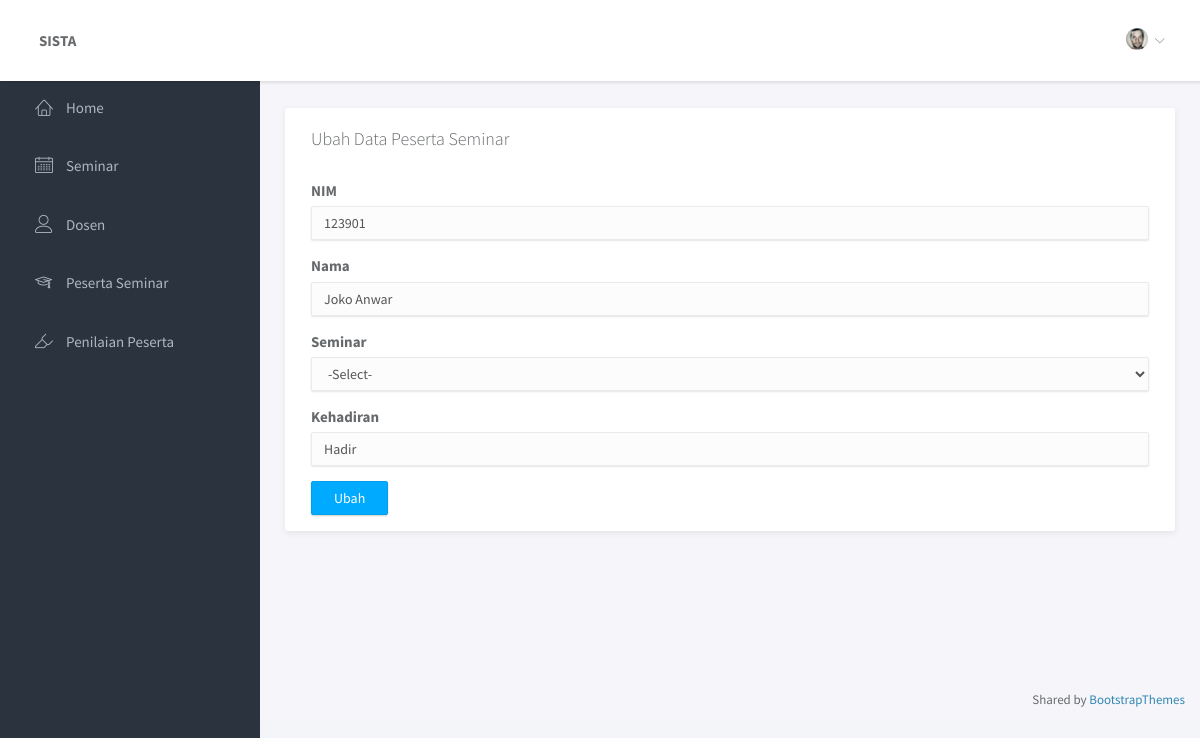
The app's page /peserta/ubah/1 with its own data.
### tables this page shows
CREATE TABLE `peserta_seminar` (
  `id` int(11) NOT NULL,
  `nim` varchar(10) DEFAULT NULL,
  `nama` varchar(45) DEFAULT NULL,
  `seminar_id` int(11) NOT NULL,
  `kehadiran` varchar(10) DEFAULT NULL
);

### application/controllers/Peserta.php (called while the page is built, shortened)
<?php
class Peserta extends CI_Controller{
    public function __construct()
    {
        $this->load->model('peserta_model');
    }
    public function ubah($id)
    {
        $validation = $this->form_validation;
        $data['peserta'] = $this->peserta_model->getById($id);
        $validation->set_rules('nim', 'NIM', 'required');
        $validation->set_rules('nama', 'Nama', 'required');
        $validation->set_rules('seminar_id', 'Seminar', 'required');
        $validation->set_rules('kehadiran', 'Kehadiran', 'required');
        if($validation->run() == FALSE)
        {
            $this->load->model('seminar_model');
            $data['list_seminar'] = $this->seminar_model->getAll();
            $this->load->view('layout/header');
            $this->load->view('peserta/ubah', $data);
            $this->load->view('layout/footer');
        } else {
            $this->peserta_model->ubahPeserta();
            redirect('peserta');
        }
    }
}
?>

### index.php (called while the page is built, shortened)
<?php
require_once BASEPATH.'core/CodeIgniter.php';

### application/models/Peserta_model.php (called while the page is built, shortened)
<?php
class Peserta_model extends CI_Model{
    public $_table = 'peserta_seminar';
    public function getById($id)
    {
        return $this->db->get_where($this->_table, ['id' => $id])->row_array();
    }
}
?>

### application/views/peserta/ubah.php (the view, shortened to what this page needs)
<div class="panel">
    <div class="panel-heading">
        <h3 class="panel-title">Ubah Data Peserta Seminar</h3>
    </div>
    <div class="panel-body">
    <div class="card">
        <div class="card-body">
            <form action="" method="post">
                <div class="form-group">
                    <label for="nim">NIM</label>
                    <input type="text" class="form-control" id="nim" name="nim" value="<?= $peserta['nim'] ?>">
                </div>
                <div class="form-group">
                    <label for="nama">Nama</label>
                    <input type="text" class="form-control" id="nama" name="nama" value="<?= $peserta['nama'] ?>">
                </div>
                <div class="form-group">
                    <label for="seminar_id">Seminar</label>
                    <select name="seminar_id" id="seminar_id" class="form-control" value="<?= $peserta['seminar_id'] ?>">
                        <option value="">-Select-</option>
                    </select>
                </div>
                <div class="form-group">
                    <label for="kehadiran">Kehadiran</label>
                    <input type="text" class="form-control" id="kehadiran" name="kehadiran" value="<?= $peserta['kehadiran'] ?>">
                </div>
                <button type="submit" class="btn btn-primary float-right" name="ubah">Ubah</button>
            </form>
        </div>
    </div>
</div>

### public/assets/css/main.css (style rules this page uses)
html { position: relative; min-height: 100%; }
body { background-color: #F3F5F8; font-family: "Source Sans Pro", sans-serif; font-size: 15px; color: #676a6d; }
.form-control { -moz-box-shadow: 0px 1px 2px 0 rgba(0, 0, 0, 0.1); -webkit-box-shadow: 0px 1px 2px 0 rgba(0, 0, 0, 0.1); box-shadow: 0px 1px 2px 0 rgba(0, 0, 0, 0.1); -webkit-border-radius: 2px; -moz-border-radius: 2px; border-radius: 2px; border-color: #eaeaea; background-color: #fcfcfc; }
.btn { -webkit-border-radius: 2px; -moz-border-radius: 2px; border-radius: 2px; -moz-box-shadow: 0px 1px 2px 0 rgba(0, 0, 0, 0.2); -webkit-box-shadow: 0px 1px 2px 0 rgba(0, 0, 0, 0.2); box-shadow: 0px 1px 2px 0 rgba(0, 0, 0, 0.2); padding: 6px 22px; }
.btn-primary { background-color: #00AAFF; border-color: #00a0f0; }
.panel { -webkit-border-radius: 3px; -moz-border-radius: 3px; border-radius: 3px; -moz-box-shadow: 0 2px 6px rgba(0, 0, 0, 0.08); -webkit-box-shadow: 0 2px 6px rgba(0, 0, 0, 0.08); box-shadow: 0 2px 6px rgba(0, 0, 0, 0.08); background-color: #fff; margin-bottom: 30px; }
.panel .panel-heading, .panel .panel-body, .panel .panel-footer { padding-left: 25px; padding-right: 25px; }
.panel .panel-heading { padding-top: 20px; padding-bottom: 20px; position: relative; }
.panel .panel-heading .panel-title { margin: 0; font-size: 18px; font-weight: 300; }
.panel .panel-body { padding-top: 10px; padding-bottom: 15px; }

### records on screen
peserta_seminar: nim "123901", nama "Joko Anwar", kehadiran "Hadir"
